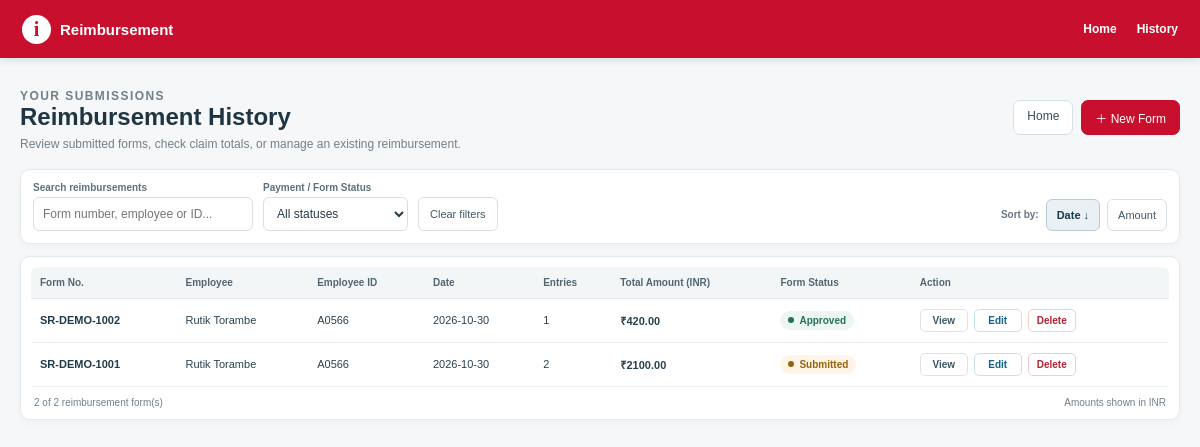
The page /reimbursement/history on the database as committed earlier.
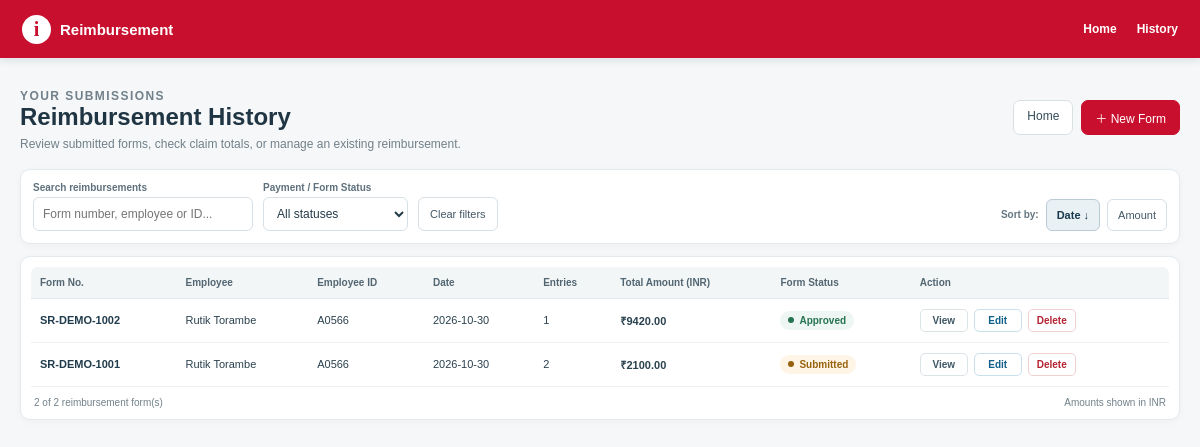
The same page on the database as committed later.
### app.py (models this page shows, shortened)
class ExpenseSundry(db.Model):
    __tablename__ = "ExpenseSundry"
    FormNo = db.Column(db.String(255), primary_key=True)
    Item = db.Column(db.Integer, primary_key=True)
    FormDate = db.Column(db.String(30))
    EmpID = db.Column(db.String(255))
    EName = db.Column(db.String(255))
    Manager = db.Column(db.String(255))
    Description = db.Column(db.String(255))
    GCCExpCode = db.Column(db.String(255))
    ExpenseDate = db.Column(db.String(30))
    BillNo = db.Column(db.String(255))
    BillAmount = db.Column(db.Float, default=0)
    ClaimAmount = db.Column(db.Float, default=0)
    Chargeable = db.Column(db.String(20), default="NO")
    ClientName = db.Column(db.String(255))
    Comments = db.Column(db.String(1000))
    Status = db.Column(db.String(100), default="Submitted")
    DocumentID = db.Column(db.String(1000))
    AttachmentCheck = db.Column(db.String(50))

### app.py (the view, shortened to what this page needs)
@app.route("/reimbursement/history")
def history():
    all_rows_summary = all_forms_summary()
    search_text = (request.args.get("q") or "").strip().lower()
    selected_status = (request.args.get("status") or "").strip().lower()
    sort_by = (request.args.get("sort") or "date").strip().lower()
    statuses = sorted({
        str(item.get("status") or "Submitted")
        for item in all_rows_summary
        if str(item.get("status") or "Submitted").strip()
    })
    rows = all_rows_summary
    if selected_status:
        rows = [
            item for item in rows
            if selected_status == str(item.get("status") or "Submitted").lower()
        ]
    if sort_by == "amount":
        rows.sort(
            key=lambda item: (item.get("total") or 0, item.get("form_no") or ""),
            reverse=True,
        )
    else:
        rows.sort(
            key=lambda item: (item.get("form_date") or "", item.get("form_no") or ""),
            reverse=True,
        )
    return page(
        "Reimbursement History",
        "history.html",
        forms=rows,
        statuses=statuses,
        selected_status=selected_status,
        search_text=search_text,
        sort_by=sort_by,
        total_forms=len(rows),
    )

### app.py (called while the page is built)
def page(title, template, **context):
    return render_template(template, title=title, **context)

def all_forms_summary():
    grouped = {}
    for row in ExpenseSundry.query.order_by(ExpenseSundry.FormDate.desc(), ExpenseSundry.FormNo, ExpenseSundry.Item).all():
        entry = grouped.setdefault(row.FormNo, {
            "form_no": row.FormNo, "name": row.EName, "emp_id": row.EmpID,
            "form_date": row.FormDate, "status": row.Status, "count": 0, "total": 0.0
        })
        entry["count"] += 1
        entry["total"] += row.ClaimAmount or 0
        if row.FormDate and (not entry["form_date"] or row.FormDate > entry["form_date"]):
            entry["form_date"] = row.FormDate
    return sorted(grouped.values(), key=lambda f: (f["form_date"] or "", f["form_no"]), reverse=True)

### templates/history.html (shortened to what this page needs)
{% extends "base.html" %}
{% block content %}
<div class="history-page">
  <header class="history-head">
    <div>
      <p class="history-eyebrow">YOUR SUBMISSIONS</p>
      <h1>Reimbursement History</h1>
      <p>Review submitted forms, check claim totals, or manage an existing reimbursement.</p>
    </div>
    <div class="history-head-actions">
      <a class="history-btn-light" href="{{ url_for('home') }}">Home</a>
      <a class="history-btn-primary" href="{{ url_for('new_form') }}">＋ New Form</a>
    </div>
  </header>
  <section class="history-toolbar" aria-label="History filters">
    <div class="history-filters">
      <div class="history-control search">
        <label for="historySearch">Search reimbursements</label>
        <input id="historySearch" type="search" placeholder="Form number, employee or ID...">
      </div>
      <div class="history-control">
        <label for="historyStatus">Payment / Form Status</label>
        <select id="historyStatus">
          <option value="">All statuses</option>
        </select>
      </div>
      <button type="button" class="history-sort-button" id="clearHistoryFilters"
        style="height:34px;padding:0 11px;border:1px solid #d8e0e5;border-radius:6px;background:#fff;color:#435866;font-size:11px;cursor:pointer">
        Clear filters
      </button>
    </div>
    <div class="history-sort">
      <span>Sort by:</span>
      <button type="button" id="sortDate" class="active" data-sort="date">Date ↓</button>
      <button type="button" id="sortAmount" data-sort="amount">Amount</button>
    </div>
  </section>
  <section class="history-panel">
    <div class="history-table-wrap">
      <table class="history-table" id="historyTable">
        <thead>
          <tr>
            <th>Form No.</th>
            <th>Employee</th>
            <th>Employee ID</th>
            <th>Date</th>
            <th>Entries</th>
            <th>Total Amount (INR)</th>
            <th>Form Status</th>
            <th>Action</th>
          </tr>
        </thead>
        <tbody id="historyTableBody">
          {% for f in forms %}
          <tr data-form="{{ f.form_no|lower }}"
              data-employee="{{ (f.name or '')|lower }}"
              data-empid="{{ (f.emp_id or '')|lower }}"
              data-status="{{ (f.status or 'Submitted')|lower }}"
              data-date="{{ f.form_date or '' }}"
              data-amount="{{ f.total or 0 }}">
            <td><span class="history-formno">{{ f.form_no }}</span></td>
            <td>{{ f.name or '—' }}</td>
            <td>{{ f.emp_id or '—' }}</td>
            <td>{{ f.form_date or '—' }}</td>
            <td>{{ f.count or 0 }}</td>
            <td class="history-money">₹{{ '%.2f'|format(f.total or 0) }}</td>
            <td>
              {% set status = (f.status or 'Submitted')|lower %}
              <span class="history-status {% if 'pending' in status or 'submitted' in status %}pending{% elif 'reject' in status %}rejected{% endif %}">
                {{ f.status or 'Submitted' }}
              </span>
            </td>
            <td>
              <div class="history-actions">
                <a href="{{ url_for('form_action', form_no=f.form_no, action='view') }}">View</a>
                <a class="edit" href="{{ url_for('form_action', form_no=f.form_no, action='edit') }}">Edit</a>
                <a class="delete" href="{{ url_for('form_action', form_no=f.form_no, action='delete') }}">Delete</a>
              </div>
            </td>
          </tr>
          {% else %}
          <tr><td colspan="8" class="history-empty">No reimbursement forms found. Select “New Form” to create one.</td></tr>
          {% endfor %}
        </tbody>
      </table>
    </div>
    <div class="history-footer">
      <span id="historyCount">{{ forms|length }} reimbursement form(s)</span>
      <span>Amounts shown in INR</span>
    </div>
  </section>
</div>
{% endblock %}

Rows that differ between the two databases and show on the page:
changed ExpenseSundry "SR-DEMO-1002": total "420.00" → "9420.00"
